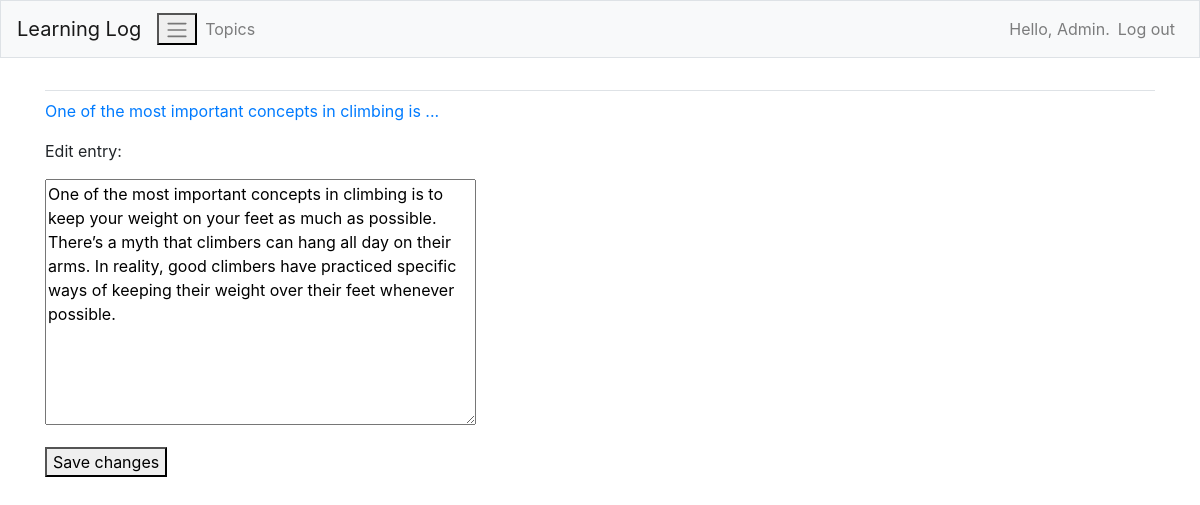
The app's page /edit_entry/3/ (signed in) with its own data.
### MainApp/models.py (models this page shows)
class Entry(models.Model):
    topic = models.ForeignKey(Topic,on_delete=models.CASCADE)
    text = models.TextField()
    date_added = models.DateTimeField(auto_now_add=True)
    class Meta:
        verbose_name_plural = 'entries'
    def __str__(self):
        return f"{self.text[:50]}..."

### MainApp/views.py (the view)
# urls.py: path('edit_entry/<int:entry_id>/', views.edit_entry, name='edit_entry'),
@login_required
def edit_entry(request,entry_id):
    entry = Entry.objects.get(id=entry_id)
    topic =  entry.topic
    if topic.owner != request.user:
        raise Http404
    if request.method != 'POST':
        form = EntryForm(instance=entry)
    else:
        form = EntryForm(instance=entry, data=request.POST)
        if form.is_valid():
            form.save()
            return redirect('MainApp:topic', topic_id=topic.id)
    context = {'entry':entry, 'topic':topic, 'form':form}
    return render(request, 'MainApp/edit_entry.html', context)

### MainApp/forms.py
class EntryForm(forms.ModelForm):
    class Meta:
        model = Entry
        fields = ['text']
        labels = {'text': ''}

### MainApp/templates/MainApp/edit_entry.html (shortened to what this page needs)
{% extends "MainApp/base.html" %}
{% block content %}
<p><a href="{% url 'MainApp:topic' topic.id %}">{{ entry }}</a></p>
<p>Edit entry:</p>
<form action="{% url 'MainApp:edit_entry' entry.id %}" method='post'>
    {{form.as_p}}
    <button name="submit">Save changes</button>
</form>
{% endblock content %}

### MainApp/templates/MainApp/base.html (shortened to what this page needs)
{% load bootstrap4 %}
<!doctype html>
<html lang="en">
<head>
    {% bootstrap_css %}
</head>
<body>
    <nav class ="navbar navbar-expand-md navbar-light bg-light mb-4 border">
        <a class="navbar-brand" href="{% url 'MainApp:index'%}">
            Learning Log</a>
        <button class ="navbar-toggle" type="button" data-toggle="collapse"
            data-target="#navbarCollapse" aria-controls="navbarCollapse"
            aria-expanded="false" aria-label="Toggle navigation">
            <span class="navbar-toggler-icon"></span></button>
        <div class="collapse navbar-collapse" id="navbarCollapse">
            <ul class="navbar-nav mr-auto">
                <li class="nav-item">
                    <a class="nav-link" href = "{% url 'MainApp:topics'%}">
                        Topics</a></li>
            </ul>
            <ul class="navbar-nav ml-auto">
                {% if user.is_authenticated %}
                    <li class="nav-item">
                        <span class="navbar-text"}">Hello, {{ user.username }}.</span>
                    </li>
                    <li class="nav-item">
                        <a class="nav-link" href = "{% url 'users:logout' %}">Log out</a>
                    </li>
                {% else %}
                    <li class="nav-item">
                        <a class="nav-link" href ="{% url 'users:register' %}">Register</a>
                    </li>
                    <li class="nav-item">
                        <a class="nav-link" href = "{% url 'users:login' %}">Log in</a></li>
                {% endif %}
            </ul>
        </div>
    </nav>
    <main role="main" class='container'>
        <div class='pb-2 mb-2 border-bottom'>
        </div>
        <div>
            {% block content %}{% endblock content %}
        </div>
    </main>
</body>
</html>

### records on screen
Entry: text "One of the most important concepts in climbing is ...", text "One of the most important concepts in climbing is to keep your weight on your feet as much as possible. There’s a myth that climbers can hang all day on their arms. In reality, good climbers have practiced specific ways of keeping their weight over their feet whenever possible."

### other values on screen
{{ user.username }} "Admin"
